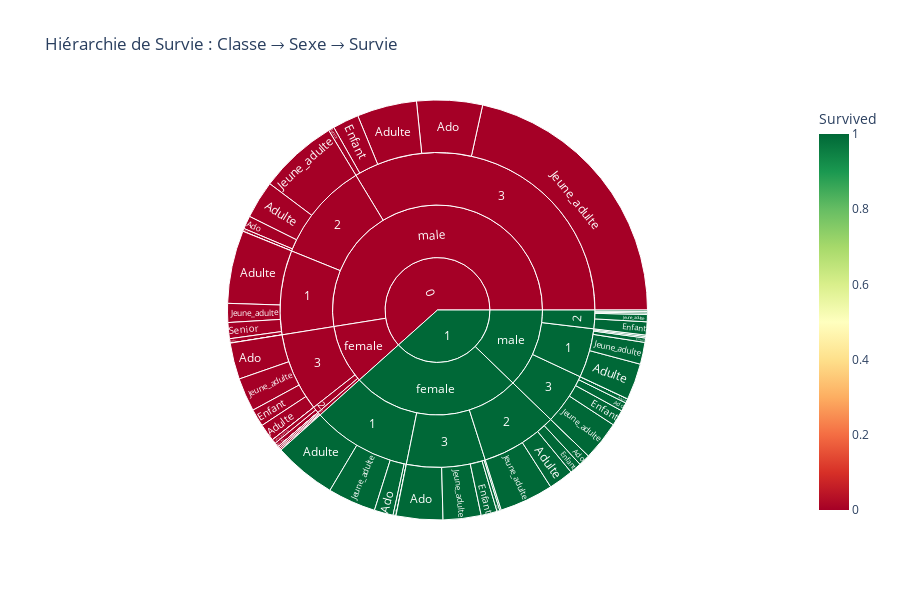
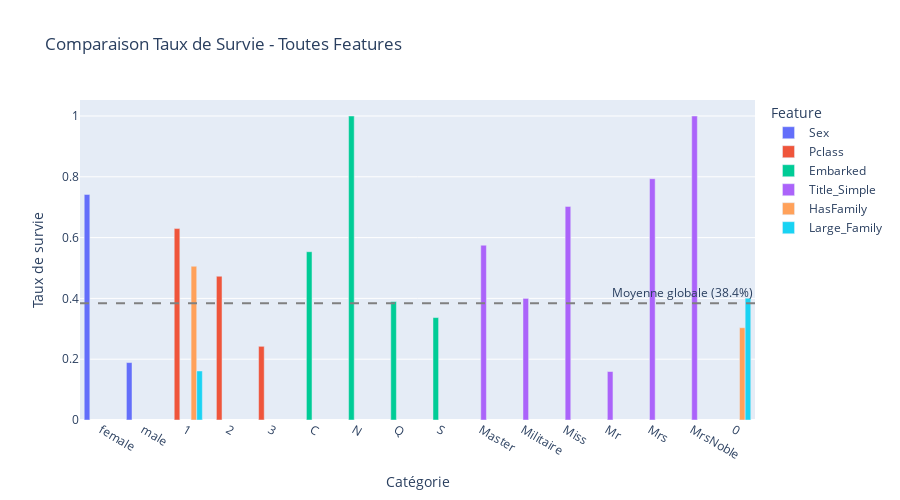
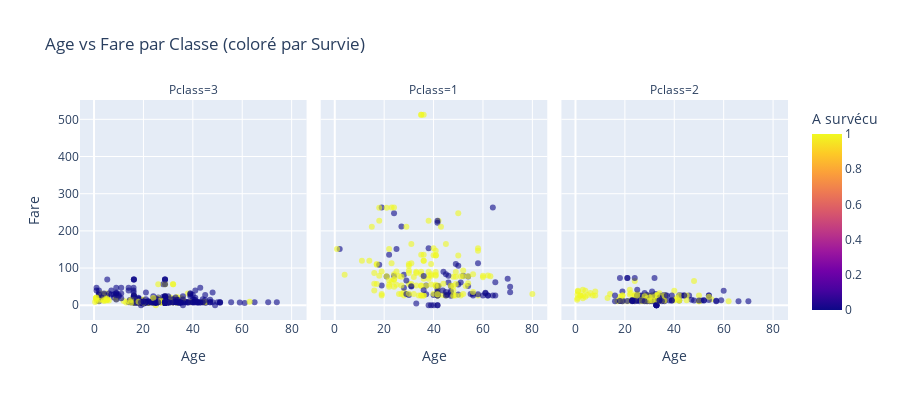

Notebook source saved alongside these figures, in order:
### Code cell
# ============================================================
# VISUALISATIONS INTERACTIVES
# ============================================================

# 1. Sunburst : Hiérarchie Survie, Classe, Sexe, Catégorie d'âge
print("\n📊 Génération Sunburst interactif...")

fig = px.sunburst(
    data3,
    path=['Survived', 'Sex', 'Pclass', 'Age_Category'],
    title='Hiérarchie de Survie : Classe → Sexe → Survie',
    color='Survived',
    color_continuous_scale='RdYlGn',
    height=600
)
fig.show()

# 2. Barplot interactif : Toutes les features
print("\n📊 Génération barplot interactif...")

survival_data = []
for feature in cat_features[:6]:  # Top 6 features
    temp = data3.groupby(feature)['Survived'].mean().reset_index()
    temp['Feature'] = feature
    temp.columns = ['Category', 'Survival_Rate', 'Feature']
    survival_data.append(temp)

survival_df = pd.concat(survival_data, ignore_index=True)

fig = px.bar(
    survival_df,
    x='Category',
    y='Survival_Rate',
    color='Feature',
    barmode='group',
    title='Comparaison Taux de Survie - Toutes Features',
    labels={'Survival_Rate': 'Taux de survie', 'Category': 'Catégorie'},
    height=500
)
fig.add_hline(y=0.384, line_dash="dash", line_color="gray", 
              annotation_text="Moyenne globale (38.4%)")
fig.show()

# 3. Scatter : Age vs Fare coloré par Survie
print("\n📊 Génération scatter Age vs Fare...")

fig = px.scatter(
    data3,
    x='Age',
    y='Fare',
    color='Survived',
    facet_col='Pclass',
    title='Age vs Fare par Classe (coloré par Survie)',
    labels={'Survived': 'A survécu'},
    opacity=0.6,
    height=400
)
fig.show()

print("\n✅ Toutes les visualisations sont générées !")
print("="*70)

### Figure 1 — Plotly figure (JSON) as saved in the notebook; plotly's stock layout.template omitted (floating-point values rounded to 4 significant figures)
{"data": [{"branchvalues": "total", "customdata": [[0], [null], [null], [1], [null], [1], [null], [1], [0], [1], [0], [1], [null], [1], [0], [1], [null], [1], [0], [1], [0], [1], [0], [1], [0], [1], [0], [1], [0], [1], [0], [1], [0], [1], [0], [1], [0], [1], [0], [1], [0], [1], [0], [1], [0], [1], [0], [1], [null], [1], [0], [1], [null], [null], [0], [1], [null], [1], [0], [null], [0], [1], [0], [1], [0], [1], [0], [1], [0], [1], [0], [1], [0], [1], [0], [1], [0], [1]], "domain": {"x": [0, 1], "y": [0, 1]}, "hovertemplate": "labels=%{label}<br>count=%{value}<br>parent=%{parent}<br>id=%{id}<br>Survived=%{color}<extra></extra>", "ids": ["0/female/1/Enfant", "1/female/1/Enfant", "0/male/1/Enfant", "1/male/1/Enfant", "0/female/2/Enfant", "1/female/2/Enfant", "0/male/2/Enfant", "1/male/2/Enfant", "0/female/3/Enfant", "1/female/3/Enfant", "0/male/3/Enfant", "1/male/3/Enfant", "0/female/1/Ado", "1/female/1/Ado", "0/male/1/Ado", "1/male/1/Ado", "0/female/2/Ado", "1/female/2/Ado", "0/male/2/Ado", "1/male/2/Ado", "0/female/3/Ado", "1/female/3/Ado", "0/male/3/Ado", "1/male/3/Ado", "0/female/1/Jeune_adulte", "1/female/1/Jeune_adulte", "0/male/1/Jeune_adulte", "1/male/1/Jeune_adulte", "0/female/2/Jeune_adulte", "1/female/2/Jeune_adulte", "0/male/2/Jeune_adulte", "1/male/2/Jeune_adulte", "0/female/3/Jeune_adulte", "1/female/3/Jeune_adulte", "0/male/3/Jeune_adulte", "1/male/3/Jeune_adulte", "0/female/1/Adulte", "1/female/1/Adulte", "0/male/1/Adulte", "1/male/1/Adulte", "0/female/2/Adulte", "1/female/2/Adulte", "0/male/2/Adulte", "1/male/2/Adulte", "0/female/3/Adulte", "1/female/3/Adulte", "0/male/3/Adulte", "1/male/3/Adulte", "0/female/1/Senior", "1/female/1/Senior", "0/male/1/Senior", "1/male/1/Senior", "0/female/2/Senior", "1/female/2/Senior", "0/male/2/Senior", "1/male/2/Senior", "0/female/3/Senior", "1/female/3/Senior", "0/male/3/Senior", "1/male/3/Senior", "0/female/1", "1/female/1", "0/male/1", "1/male/1", "0/female/2", "1/female/2", "0/male/2", "1/male/2", "0/female/3", "1/female/3", "0/male/3", "1/male/3", "0/female", "1/female", "0/male", "1/male", "0", "1"], "labels": ["Enfant", "Enfant", "Enfant", "Enfant", "Enfant", "Enfant", "Enfant", "Enfant", "Enfant", "Enfant", "Enfant", "Enfant", "Ado", "Ado", "Ado", "Ado", "Ado", "Ado", "Ado", "Ado", "Ado", "Ado", "Ado", "Ado", "Jeune_adulte", "Jeune_adulte", "Jeune_adulte", "Jeune_adulte", "Jeune_adulte", "Jeune_adulte", "Jeune_adulte", "Jeune_adulte", "Jeune_adulte", "Jeune_adulte", "Jeune_adulte", "Jeune_adulte", "Adulte", "Adulte", "Adulte", "Adulte", "Adulte", "Adulte", "Adulte", "Adulte", "Adulte", "Adulte", "Adulte", "Adulte", "Senior", "Senior", "Senior", "Senior", "Senior", "Senior", "Senior", "Senior", "Senior", "Senior", "Senior", "Senior", "1", "1", "1", "1", "2", "2", "2", "2", "3", "3", "3", "3", "female", "female", "male", "male", "0", "1"], "marker": {"coloraxis": "coloraxis", "colors": [0, null, null, 1, null, 1, null, 1, 0, 1, 0, 1, null, 1, 0, 1, null, 1, 0, 1, 0, 1, 0, 1, 0, 1, 0, 1, 0, 1, 0, 1, 0, 1, 0, 1, 0, 1, 0, 1, 0, 1, 0, 1, 0, 1, 0, 1, null, 1, 0, 1, null, null, 0, 1, null, 1, 0, null, 0, 1, 0, 1, 0, 1, 0, 1, 0, 1, 0, 1, 0, 1, 0, 1, 0, 1]}, "name": "", "parents": ["0/female/1", "1/female/1", "0/male/1", "1/male/1", "0/female/2", "1/female/2", "0/male/2", "1/male/2", "0/female/3", "1/female/3", "0/male/3", "1/male/3", "0/female/1", "1/female/1", "0/male/1", "1/male/1", "0/female/2", "1/female/2", "0/male/2", "1/male/2", "0/female/3", "1/female/3", "0/male/3", "1/male/3", "0/female/1", "1/female/1", "0/male/1", "1/male/1", "0/female/2", "1/female/2", "0/male/2", "1/male/2", "0/female/3", "1/female/3", "0/male/3", "1/male/3", "0/female/1", "1/female/1", "0/male/1", "1/male/1", "0/female/2", "1/female/2", "0/male/2", "1/male/2", "0/female/3", "1/female/3", "0/male/3", "1/male/3", "0/female/1", "1/female/1", "0/male/1", "1/male/1", "0/female/2", "1/female/2", "0/male/2", "1/male/2", "0/female/3", "1/female/3", "0/male/3", "1/male/3", "0/female", "1/female", "0/male", "1/male", "0/female", "1/female", "0/male", "1/male", "0/female", "1/female", "0/male", "1/male", "0", "1", "0", "1", "", ""], "type": "sunburst", "values": [1, 0, 0, 3, 0, 8, 0, 9, 12, 11, 18, 11, 0, 13, 3, 1, 0, 8, 9, 1, 25, 32, 45, 6, 1, 33, 13, 15, 3, 37, 54, 5, 23, 26, 192, 27, 1, 43, 50, 25, 3, 17, 26, 1, 12, 2, 41, 3, 0, 2, 11, 1, 0, 0, 2, 1, 0, 1, 4, 0, 3, 91, 77, 45, 6, 70, 91, 17, 72, 72, 300, 47, 81, 233, 468, 109, 549, 342]}], "layout": {"coloraxis": {"colorbar": {"title": {"text": "Survived"}}, "colorscale": [[0, "rgb(165,0,38)"], [0.1, "rgb(215,48,39)"], [0.2, "rgb(244,109,67)"], [0.3, "rgb(253,174,97)"], [0.4, "rgb(254,224,139)"], [0.5, "rgb(255,255,191)"], [0.6, "rgb(217,239,139)"], [0.7, "rgb(166,217,106)"], [0.8, "rgb(102,189,99)"], [0.9, "rgb(26,152,80)"], [1, "rgb(0,104,55)"]]}, "height": 600, "legend": {"tracegroupgap": 0}, "title": {"text": "Hiérarchie de Survie : Classe → Sexe → Survie"}}}

### Figure 2 — Plotly figure (JSON) as saved in the notebook; plotly's stock layout.template omitted (floating-point values rounded to 4 significant figures)
{"data": [{"alignmentgroup": "True", "hovertemplate": "Feature=Sex<br>Catégorie=%{x}<br>Taux de survie=%{y}<extra></extra>", "legendgroup": "Sex", "marker": {"color": "#636efa", "pattern": {"shape": ""}}, "name": "Sex", "offsetgroup": "Sex", "orientation": "v", "showlegend": true, "textposition": "auto", "type": "bar", "x": ["female", "male"], "xaxis": "x", "y": [0.742, 0.1889], "yaxis": "y"}, {"alignmentgroup": "True", "hovertemplate": "Feature=Pclass<br>Catégorie=%{x}<br>Taux de survie=%{y}<extra></extra>", "legendgroup": "Pclass", "marker": {"color": "#EF553B", "pattern": {"shape": ""}}, "name": "Pclass", "offsetgroup": "Pclass", "orientation": "v", "showlegend": true, "textposition": "auto", "type": "bar", "x": [1, 2, 3], "xaxis": "x", "y": [0.6296, 0.4728, 0.2424], "yaxis": "y"}, {"alignmentgroup": "True", "hovertemplate": "Feature=Embarked<br>Catégorie=%{x}<br>Taux de survie=%{y}<extra></extra>", "legendgroup": "Embarked", "marker": {"color": "#00cc96", "pattern": {"shape": ""}}, "name": "Embarked", "offsetgroup": "Embarked", "orientation": "v", "showlegend": true, "textposition": "auto", "type": "bar", "x": ["C", "N", "Q", "S"], "xaxis": "x", "y": [0.5536, 1, 0.3896, 0.337], "yaxis": "y"}, {"alignmentgroup": "True", "hovertemplate": "Feature=Title_Simple<br>Catégorie=%{x}<br>Taux de survie=%{y}<extra></extra>", "legendgroup": "Title_Simple", "marker": {"color": "#ab63fa", "pattern": {"shape": ""}}, "name": "Title_Simple", "offsetgroup": "Title_Simple", "orientation": "v", "showlegend": true, "textposition": "auto", "type": "bar", "x": ["Master", "Militaire", "Miss", "Mr", "Mrs", "MrsNoble"], "xaxis": "x", "y": [0.575, 0.4, 0.7027, 0.1595, 0.7937, 1], "yaxis": "y"}, {"alignmentgroup": "True", "hovertemplate": "Feature=HasFamily<br>Catégorie=%{x}<br>Taux de survie=%{y}<extra></extra>", "legendgroup": "HasFamily", "marker": {"color": "#FFA15A", "pattern": {"shape": ""}}, "name": "HasFamily", "offsetgroup": "HasFamily", "orientation": "v", "showlegend": true, "textposition": "auto", "type": "bar", "x": [0, 1], "xaxis": "x", "y": [0.3035, 0.5056], "yaxis": "y"}, {"alignmentgroup": "True", "hovertemplate": "Feature=Large_Family<br>Catégorie=%{x}<br>Taux de survie=%{y}<extra></extra>", "legendgroup": "Large_Family", "marker": {"color": "#19d3f3", "pattern": {"shape": ""}}, "name": "Large_Family", "offsetgroup": "Large_Family", "orientation": "v", "showlegend": true, "textposition": "auto", "type": "bar", "x": [0, 1], "xaxis": "x", "y": [0.4005, 0.1613], "yaxis": "y"}], "layout": {"annotations": [{"showarrow": false, "text": "Moyenne globale (38.4%)", "x": 1, "xanchor": "right", "xref": "x domain", "y": 0.384, "yanchor": "bottom", "yref": "y"}], "barmode": "group", "height": 500, "legend": {"title": {"text": "Feature"}, "tracegroupgap": 0}, "shapes": [{"line": {"color": "gray", "dash": "dash"}, "type": "line", "x0": 0, "x1": 1, "xref": "x domain", "y0": 0.384, "y1": 0.384, "yref": "y"}], "title": {"text": "Comparaison Taux de Survie - Toutes Features"}, "xaxis": {"anchor": "y", "domain": [0, 1], "title": {"text": "Catégorie"}}, "yaxis": {"anchor": "x", "domain": [0, 1], "title": {"text": "Taux de survie"}}}}

### Figure 3 — Plotly figure (JSON) as saved in the notebook; plotly's stock layout.template omitted (floating-point values rounded to 4 significant figures; data arrays with more than 128 entries replaced by an {"elided": "..."} marker saying what was removed)
{"data": [{"hovertemplate": "Pclass=3<br>Age=%{x}<br>Fare=%{y}<br>A survécu=%{marker.color}<extra></extra>", "legendgroup": "", "marker": {"color": {"elided": "491 int values"}, "coloraxis": "coloraxis", "opacity": 0.6, "symbol": "circle"}, "mode": "markers", "name": "", "orientation": "v", "showlegend": false, "type": "scatter", "x": {"elided": "491 float values"}, "xaxis": "x", "y": {"elided": "491 float values"}, "yaxis": "y"}, {"hovertemplate": "Pclass=1<br>Age=%{x}<br>Fare=%{y}<br>A survécu=%{marker.color}<extra></extra>", "legendgroup": "", "marker": {"color": {"elided": "216 int values"}, "coloraxis": "coloraxis", "opacity": 0.6, "symbol": "circle"}, "mode": "markers", "name": "", "orientation": "v", "showlegend": false, "type": "scatter", "x": {"elided": "216 float values"}, "xaxis": "x2", "y": {"elided": "216 float values"}, "yaxis": "y2"}, {"hovertemplate": "Pclass=2<br>Age=%{x}<br>Fare=%{y}<br>A survécu=%{marker.color}<extra></extra>", "legendgroup": "", "marker": {"color": {"elided": "184 int values"}, "coloraxis": "coloraxis", "opacity": 0.6, "symbol": "circle"}, "mode": "markers", "name": "", "orientation": "v", "showlegend": false, "type": "scatter", "x": {"elided": "184 float values"}, "xaxis": "x3", "y": {"elided": "184 float values"}, "yaxis": "y3"}], "layout": {"annotations": [{"font": {}, "showarrow": false, "text": "Pclass=3", "x": 0.16, "xanchor": "center", "xref": "paper", "y": 1, "yanchor": "bottom", "yref": "paper"}, {"font": {}, "showarrow": false, "text": "Pclass=1", "x": 0.5, "xanchor": "center", "xref": "paper", "y": 1, "yanchor": "bottom", "yref": "paper"}, {"font": {}, "showarrow": false, "text": "Pclass=2", "x": 0.84, "xanchor": "center", "xref": "paper", "y": 1, "yanchor": "bottom", "yref": "paper"}], "coloraxis": {"colorbar": {"title": {"text": "A survécu"}}, "colorscale": [[0, "#0d0887"], [0.1111, "#46039f"], [0.2222, "#7201a8"], [0.3333, "#9c179e"], [0.4444, "#bd3786"], [0.5556, "#d8576b"], [0.6667, "#ed7953"], [0.7778, "#fb9f3a"], [0.8889, "#fdca26"], [1, "#f0f921"]]}, "height": 400, "legend": {"tracegroupgap": 0}, "title": {"text": "Age vs Fare par Classe (coloré par Survie)"}, "xaxis": {"anchor": "y", "domain": [0, 0.32], "title": {"text": "Age"}}, "xaxis2": {"anchor": "y2", "domain": [0.34, 0.66], "matches": "x", "title": {"text": "Age"}}, "xaxis3": {"anchor": "y3", "domain": [0.68, 1.0], "matches": "x", "title": {"text": "Age"}}, "yaxis": {"anchor": "x", "domain": [0, 1], "title": {"text": "Fare"}}, "yaxis2": {"anchor": "x2", "domain": [0, 1], "matches": "y", "showticklabels": false}, "yaxis3": {"anchor": "x3", "domain": [0, 1], "matches": "y", "showticklabels": false}}}
